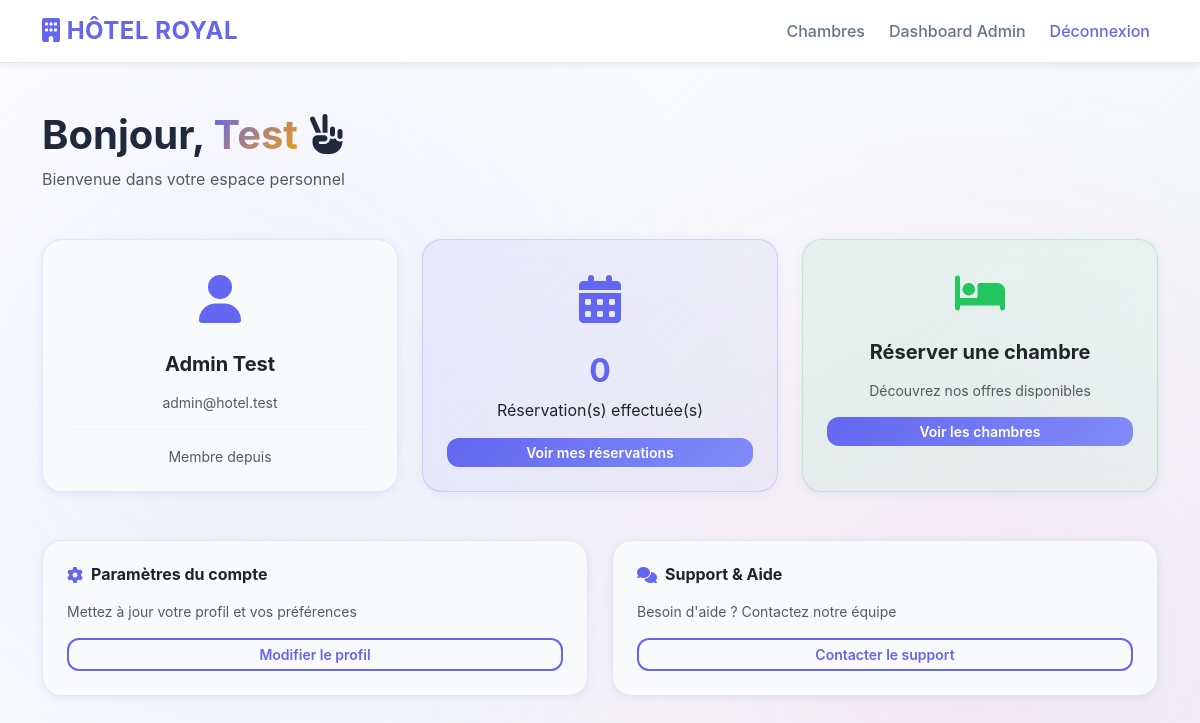
/user/dashboard.php (signed in), run on the app's committed database.
### tables this page shows
CREATE TABLE users (
    id INT PRIMARY KEY AUTO_INCREMENT,
    nom VARCHAR(100) NOT NULL,
    prenom VARCHAR(100) NOT NULL,
    email VARCHAR(150) UNIQUE NOT NULL,
    mot_de_passe VARCHAR(255) NOT NULL,
    telephone VARCHAR(20),
    adresse TEXT,
    role ENUM('user','admin') DEFAULT 'user',
    created_at TIMESTAMP DEFAULT CURRENT_TIMESTAMP,
    updated_at TIMESTAMP DEFAULT CURRENT_TIMESTAMP ON UPDATE CURRENT_TIMESTAMP,
    INDEX idx_email (email),
    INDEX idx_role (role)
);

### user/dashboard.php (the view, shortened to what this page needs)
<?php
require_once '../includes/header.php';
require_once '../config/db.php';
$stmt = $pdo->prepare("SELECT * FROM users WHERE id = ?");
$stmt->execute([$_SESSION['user_id']]);
$user = $stmt->fetch(PDO::FETCH_ASSOC);
$stmt2 = $pdo->prepare("SELECT COUNT(*) as total FROM reservations WHERE user_id = ?");
$stmt2->execute([$_SESSION['user_id']]);
$stats = $stmt2->fetch(PDO::FETCH_ASSOC);
?>
<div class="container mt-5 mb-5">
    <div class="mb-5">
        <h1 class="fw-bold mb-2">Bonjour, <span style="background: linear-gradient(135deg, var(--primary), var(--gold)); -webkit-background-clip: text; -webkit-text-fill-color: transparent; background-clip: text;"><?= htmlspecialchars($user['prenom']) ?></span> <i class="fas fa-hand-peace"></i></h1>
        <p class="text-muted">Bienvenue dans votre espace personnel</p>
    </div>
    <div class="row g-4 mb-5">
        <div class="col-md-4">
            <div class="card stat-card h-100 p-4 text-center">
                <div class="mb-3 icon-box"><i class="fas fa-user"></i></div>
                <h5 class="fw-bold mb-3"><?= htmlspecialchars($user['nom'].' '.$user['prenom']) ?></h5>
                <p class="text-muted mb-0 small"><?= htmlspecialchars($user['email']) ?></p>
                <hr class="my-3" style="border-color: rgba(99, 102, 241, 0.2);">
                <small class="text-muted">Membre depuis</small>
            </div>
        </div>
        <div class="col-md-4">
            <div class="card stat-card h-100 p-4 text-center" style="background: linear-gradient(135deg, rgba(99, 102, 241, 0.08), rgba(129, 140, 248, 0.08)); border-color: rgba(99, 102, 241, 0.2);">
                <div class="mb-3 icon-box" style="color: var(--primary);"><i class="fas fa-calendar-alt"></i></div>
                <h2 class="fw-bold mb-2" style="color: var(--primary);"><?= $stats['total'] ?></h2>
                <p class="mb-3">Réservation(s) effectuée(s)</p>
                <a href="reservations.php" class="btn btn-primary btn-sm">Voir mes réservations</a>
            </div>
        </div>
        <div class="col-md-4">
            <div class="card stat-card h-100 p-4 text-center" style="background: linear-gradient(135deg, rgba(34, 197, 94, 0.08), rgba(134, 239, 172, 0.08)); border-color: rgba(34, 197, 94, 0.2);">
                <div class="mb-3 icon-box" style="color: #22c55e; font-size: 2.5rem;"><i class="fas fa-bed"></i></div>
                <h5 class="fw-bold mb-3">Réserver une chambre</h5>
                <p class="mb-3 text-muted small">Découvrez nos offres disponibles</p>
                <a href="/hotel/chambres.php" class="btn btn-primary btn-sm">Voir les chambres</a>
            </div>
        </div>
    </div>
    <div class="row g-4">
        <div class="col-md-6">
            <div class="card stat-card p-4">
                <h6 class="fw-bold mb-3 d-flex align-items-center gap-2">
                    <i class="fas fa-cog" style="color: var(--primary);"></i>
                    Paramètres du compte
                </h6>
                <p class="text-muted small mb-3">Mettez à jour votre profil et vos préférences</p>
                <a href="edit-profile.php" class="btn btn-outline-light btn-sm">Modifier le profil</a>
            </div>
        </div>
        <div class="col-md-6">
            <div class="card stat-card p-4">
                <h6 class="fw-bold mb-3 d-flex align-items-center gap-2">
                    <i class="fas fa-comments" style="color: var(--primary);"></i>
                    Support & Aide
                </h6>
                <p class="text-muted small mb-3">Besoin d'aide ? Contactez notre équipe</p>
                <a href="#" class="btn btn-outline-light btn-sm">Contacter le support</a>
            </div>
        </div>
    </div>
</div>
</body>
</html>

### assets/css/style.css (style rules this page uses)
:root { --primary: #6366f1; --accent: #ec4899; --gold: #f59e0b; --light-bg: #ffffff; --card-bg: #f8fafc; --border: #e2e8f0; --text-primary: #1e293b; --text-muted: #64748b; --shadow-color: rgba(99, 102, 241, 0.1); }
body { font-family: 'Inter', -apple-system, BlinkMacSystemFont, 'Segoe UI', sans-serif; background: linear-gradient(135deg, #ffffff 0%, #f0f4f8 100%); color: var(--text-primary); overflow-x: hidden; }
body::before { content: ''; position: fixed; top: 0; left: 0; width: 100%; height: 100%; background: radial-gradient(circle at 20% 50%, rgba(99, 102, 241, 0.08) 0%, transparent 50%), radial-gradient(circle at 80% 80%, rgba(236, 72, 153, 0.08) 0%, transparent 50%); pointer-events: none; z-index: -1; }
.card { border: 1px solid var(--border); border-radius: 20px; background: var(--card-bg); backdrop-filter: blur(10px); transition: all 0.4s cubic-bezier(0.23, 1, 0.320, 1); overflow: hidden; box-shadow: 0 2px 8px var(--shadow-color); }
.btn-primary, .btn-gold { border: none; border-radius: 12px; font-weight: 600; transition: all 0.3s ease; position: relative; overflow: hidden; }
.btn-primary { background: linear-gradient(135deg, var(--primary), #818cf8); color: white; }
.btn-outline-light { border: 2px solid var(--primary); color: var(--primary); font-weight: 600; border-radius: 12px; transition: all 0.3s ease; }
.stat-card { border-radius: 20px; border: 1px solid var(--border); background: var(--card-bg); backdrop-filter: blur(10px); transition: all 0.3s ease; box-shadow: 0 2px 8px var(--shadow-color); }
.icon-box { font-size: 3rem; color: var(--primary); transition: all 0.3s ease; }
i { transition: all 0.3s ease; }

### data on the page
users: prenom "Test", nom+prenom "Admin Test", email "admin@hotel.test"

### other printed values
$stats['total'] "0"
